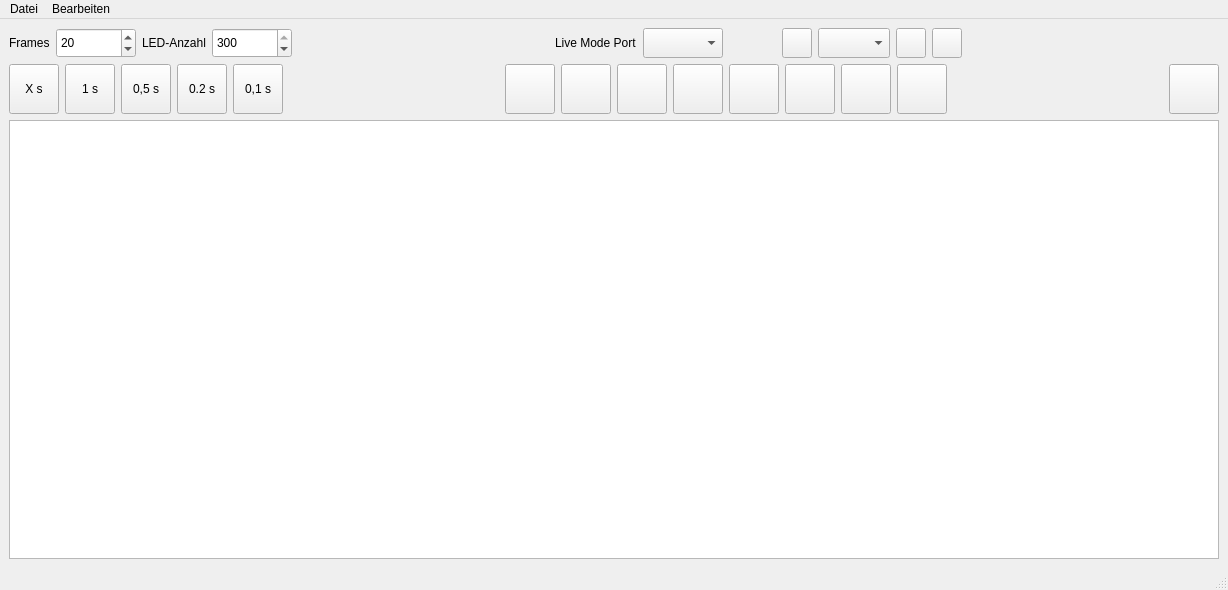
<?xml version="1.0" encoding="UTF-8"?>
<ui version="4.0">
 <class>MainWindow</class>
 <widget class="QMainWindow" name="MainWindow">
  <property name="geometry">
   <rect>
    <x>0</x>
    <y>0</y>
    <width>1228</width>
    <height>590</height>
   </rect>
  </property>
  <property name="windowTitle">
   <string>LED Strip Designer</string>
  </property>
  <widget class="QWidget" name="centralwidget">
   <layout class="QVBoxLayout" name="verticalLayout" stretch="0,0,0">
    <item>
     <layout class="QHBoxLayout" name="horizontalLayout">
      <property name="bottomMargin">
       <number>0</number>
      </property>
      <item>
       <widget class="QLabel" name="labelFrames">
        <property name="text">
         <string>Frames</string>
        </property>
       </widget>
      </item>
      <item>
       <widget class="QSpinBox" name="spinBox">
        <property name="minimumSize">
         <size>
          <width>80</width>
          <height>30</height>
         </size>
        </property>
        <property name="maximumSize">
         <size>
          <width>80</width>
          <height>50</height>
         </size>
        </property>
        <property name="minimum">
         <number>1</number>
        </property>
        <property name="maximum">
         <number>300</number>
        </property>
        <property name="value">
         <number>20</number>
        </property>
       </widget>
      </item>
      <item>
       <widget class="QLabel" name="labelLEDs">
        <property name="text">
         <string>LED-Anzahl</string>
        </property>
       </widget>
      </item>
      <item>
       <widget class="QSpinBox" name="spinBoxLEDCount">
        <property name="minimumSize">
         <size>
          <width>80</width>
          <height>30</height>
         </size>
        </property>
        <property name="maximumSize">
         <size>
          <width>80</width>
          <height>50</height>
         </size>
        </property>
        <property name="minimum">
         <number>2</number>
        </property>
        <property name="maximum">
         <number>300</number>
        </property>
        <property name="value">
         <number>300</number>
        </property>
       </widget>
      </item>
      <item>
       <spacer name="horizontalSpacer_4">
        <property name="orientation">
         <enum>Qt::Horizontal</enum>
        </property>
        <property name="sizeHint" stdset="0">
         <size>
          <width>40</width>
          <height>20</height>
         </size>
        </property>
       </spacer>
      </item>
      <item>
       <widget class="QLabel" name="label">
        <property name="text">
         <string>Live Mode Port</string>
        </property>
       </widget>
      </item>
      <item>
       <widget class="QComboBox" name="comboBoxComPort">
        <property name="minimumSize">
         <size>
          <width>80</width>
          <height>30</height>
         </size>
        </property>
       </widget>
      </item>
      <item>
       <widget class="QLabel" name="label_2">
        <property name="text">
         <string>              </string>
        </property>
       </widget>
      </item>
      <item>
       <widget class="QToolButton" name="toolButton">
        <property name="minimumSize">
         <size>
          <width>30</width>
          <height>30</height>
         </size>
        </property>
        <property name="maximumSize">
         <size>
          <width>30</width>
          <height>30</height>
         </size>
        </property>
        <property name="text">
         <string/>
        </property>
        <property name="icon">
         <iconset resource="res.qrc">
          <normaloff>:/icons/res/last.png</normaloff>:/icons/res/last.png</iconset>
        </property>
       </widget>
      </item>
      <item>
       <widget class="QComboBox" name="comboBoxCurrentFrame">
        <property name="minimumSize">
         <size>
          <width>0</width>
          <height>30</height>
         </size>
        </property>
       </widget>
      </item>
      <item>
       <widget class="QToolButton" name="toolButtonLiveMode">
        <property name="minimumSize">
         <size>
          <width>30</width>
          <height>30</height>
         </size>
        </property>
        <property name="maximumSize">
         <size>
          <width>30</width>
          <height>30</height>
         </size>
        </property>
        <property name="toolTip">
         <string>PLAY</string>
        </property>
        <property name="text">
         <string/>
        </property>
        <property name="icon">
         <iconset resource="res.qrc">
          <normaloff>:/icons/res/play.png</normaloff>:/icons/res/play.png</iconset>
        </property>
       </widget>
      </item>
      <item>
       <widget class="QToolButton" name="toolButtonNextFrame">
        <property name="minimumSize">
         <size>
          <width>30</width>
          <height>30</height>
         </size>
        </property>
        <property name="maximumSize">
         <size>
          <width>30</width>
          <height>30</height>
         </size>
        </property>
        <property name="text">
         <string/>
        </property>
        <property name="icon">
         <iconset resource="res.qrc">
          <normaloff>:/icons/res/next.png</normaloff>:/icons/res/next.png</iconset>
        </property>
       </widget>
      </item>
      <item>
       <spacer name="horizontalSpacer">
        <property name="orientation">
         <enum>Qt::Horizontal</enum>
        </property>
        <property name="sizeHint" stdset="0">
         <size>
          <width>40</width>
          <height>20</height>
         </size>
        </property>
       </spacer>
      </item>
     </layout>
    </item>
    <item>
     <layout class="QHBoxLayout" name="horizontalLayout_2">
      <property name="bottomMargin">
       <number>0</number>
      </property>
      <item>
       <widget class="QToolButton" name="toolButtonTimeX">
        <property name="minimumSize">
         <size>
          <width>50</width>
          <height>50</height>
         </size>
        </property>
        <property name="maximumSize">
         <size>
          <width>50</width>
          <height>50</height>
         </size>
        </property>
        <property name="text">
         <string>X s</string>
        </property>
       </widget>
      </item>
      <item>
       <widget class="QToolButton" name="toolButtonTime1">
        <property name="minimumSize">
         <size>
          <width>50</width>
          <height>50</height>
         </size>
        </property>
        <property name="maximumSize">
         <size>
          <width>50</width>
          <height>50</height>
         </size>
        </property>
        <property name="text">
         <string>1 s</string>
        </property>
       </widget>
      </item>
      <item>
       <widget class="QToolButton" name="toolButtonTime2">
        <property name="minimumSize">
         <size>
          <width>50</width>
          <height>0</height>
         </size>
        </property>
        <property name="maximumSize">
         <size>
          <width>50</width>
          <height>50</height>
         </size>
        </property>
        <property name="text">
         <string>0,5 s</string>
        </property>
       </widget>
      </item>
      <item>
       <widget class="QToolButton" name="toolButtonTime3">
        <property name="minimumSize">
         <size>
          <width>50</width>
          <height>50</height>
         </size>
        </property>
        <property name="maximumSize">
         <size>
          <width>50</width>
          <height>50</height>
         </size>
        </property>
        <property name="text">
         <string>0.2 s</string>
        </property>
       </widget>
      </item>
      <item>
       <widget class="QToolButton" name="toolButtonTime4">
        <property name="minimumSize">
         <size>
          <width>50</width>
          <height>50</height>
         </size>
        </property>
        <property name="maximumSize">
         <size>
          <width>50</width>
          <height>50</height>
         </size>
        </property>
        <property name="text">
         <string>0,1 s</string>
        </property>
       </widget>
      </item>
      <item>
       <spacer name="horizontalSpacer_3">
        <property name="orientation">
         <enum>Qt::Horizontal</enum>
        </property>
        <property name="sizeHint" stdset="0">
         <size>
          <width>40</width>
          <height>20</height>
         </size>
        </property>
       </spacer>
      </item>
      <item>
       <widget class="QToolButton" name="toolButtonColor1">
        <property name="minimumSize">
         <size>
          <width>50</width>
          <height>50</height>
         </size>
        </property>
        <property name="maximumSize">
         <size>
          <width>50</width>
          <height>50</height>
         </size>
        </property>
        <property name="styleSheet">
         <string notr="true"/>
        </property>
        <property name="text">
         <string/>
        </property>
       </widget>
      </item>
      <item>
       <widget class="QToolButton" name="toolButtonColor2">
        <property name="minimumSize">
         <size>
          <width>50</width>
          <height>50</height>
         </size>
        </property>
        <property name="maximumSize">
         <size>
          <width>50</width>
          <height>50</height>
         </size>
        </property>
        <property name="styleSheet">
         <string notr="true"/>
        </property>
        <property name="text">
         <string/>
        </property>
       </widget>
      </item>
      <item>
       <widget class="QToolButton" name="toolButtonColor3">
        <property name="minimumSize">
         <size>
          <width>50</width>
          <height>50</height>
         </size>
        </property>
        <property name="maximumSize">
         <size>
          <width>50</width>
          <height>50</height>
         </size>
        </property>
        <property name="text">
         <string/>
        </property>
       </widget>
      </item>
      <item>
       <widget class="QToolButton" name="toolButtonColor4">
        <property name="minimumSize">
         <size>
          <width>50</width>
          <height>50</height>
         </size>
        </property>
        <property name="maximumSize">
         <size>
          <width>50</width>
          <height>50</height>
         </size>
        </property>
        <property name="text">
         <string/>
        </property>
       </widget>
      </item>
      <item>
       <widget class="QToolButton" name="toolButtonColor5">
        <property name="minimumSize">
         <size>
          <width>50</width>
          <height>50</height>
         </size>
        </property>
        <property name="maximumSize">
         <size>
          <width>50</width>
          <height>50</height>
         </size>
        </property>
        <property name="text">
         <string/>
        </property>
       </widget>
      </item>
      <item>
       <widget class="QToolButton" name="toolButtonColor6">
        <property name="minimumSize">
         <size>
          <width>50</width>
          <height>50</height>
         </size>
        </property>
        <property name="maximumSize">
         <size>
          <width>50</width>
          <height>50</height>
         </size>
        </property>
        <property name="text">
         <string/>
        </property>
       </widget>
      </item>
      <item>
       <widget class="QToolButton" name="toolButtonColor7">
        <property name="minimumSize">
         <size>
          <width>50</width>
          <height>50</height>
         </size>
        </property>
        <property name="maximumSize">
         <size>
          <width>50</width>
          <height>50</height>
         </size>
        </property>
        <property name="text">
         <string/>
        </property>
       </widget>
      </item>
      <item>
       <widget class="QToolButton" name="toolButtonColor8">
        <property name="minimumSize">
         <size>
          <width>50</width>
          <height>50</height>
         </size>
        </property>
        <property name="maximumSize">
         <size>
          <width>50</width>
          <height>50</height>
         </size>
        </property>
        <property name="text">
         <string/>
        </property>
       </widget>
      </item>
      <item>
       <spacer name="horizontalSpacer_2">
        <property name="orientation">
         <enum>Qt::Horizontal</enum>
        </property>
        <property name="sizeHint" stdset="0">
         <size>
          <width>40</width>
          <height>20</height>
         </size>
        </property>
       </spacer>
      </item>
      <item>
       <widget class="QToolButton" name="toolButtonSerialLog">
        <property name="minimumSize">
         <size>
          <width>50</width>
          <height>50</height>
         </size>
        </property>
        <property name="maximumSize">
         <size>
          <width>50</width>
          <height>50</height>
         </size>
        </property>
        <property name="toolTip">
         <string>UART Log</string>
        </property>
        <property name="text">
         <string/>
        </property>
        <property name="icon">
         <iconset resource="res.qrc">
          <normaloff>:/icons/res/log.png</normaloff>:/icons/res/log.png</iconset>
        </property>
        <property name="iconSize">
         <size>
          <width>32</width>
          <height>32</height>
         </size>
        </property>
       </widget>
      </item>
     </layout>
    </item>
    <item>
     <widget class="QGraphicsView" name="graphicsView">
      <property name="dragMode">
       <enum>QGraphicsView::RubberBandDrag</enum>
      </property>
      <property name="rubberBandSelectionMode">
       <enum>Qt::IntersectsItemBoundingRect</enum>
      </property>
     </widget>
    </item>
   </layout>
  </widget>
  <widget class="QMenuBar" name="menubar">
   <property name="geometry">
    <rect>
     <x>0</x>
     <y>0</y>
     <width>1228</width>
     <height>21</height>
    </rect>
   </property>
   <widget class="QMenu" name="menuDatei">
    <property name="title">
     <string>Datei</string>
    </property>
    <addaction name="actionNeu"/>
    <addaction name="action_ffnen"/>
    <addaction name="actionSave"/>
    <addaction name="separator"/>
    <addaction name="actionExport"/>
    <addaction name="separator"/>
    <addaction name="actionBeenden"/>
   </widget>
   <widget class="QMenu" name="menuBearbeiten">
    <property name="title">
     <string>Bearbeiten</string>
    </property>
    <addaction name="actionFarben"/>
   </widget>
   <addaction name="menuDatei"/>
   <addaction name="menuBearbeiten"/>
  </widget>
  <widget class="QStatusBar" name="statusbar"/>
  <action name="actionExport">
   <property name="text">
    <string>Export</string>
   </property>
  </action>
  <action name="actionSave">
   <property name="text">
    <string>Speichen</string>
   </property>
  </action>
  <action name="action_ffnen">
   <property name="text">
    <string>Öffnen</string>
   </property>
  </action>
  <action name="actionBeenden">
   <property name="text">
    <string>Beenden</string>
   </property>
  </action>
  <action name="actionNeu">
   <property name="text">
    <string>Neu</string>
   </property>
  </action>
  <action name="actionFarben">
   <property name="text">
    <string>Farben</string>
   </property>
  </action>
 </widget>
 <resources>
  <include location="res.qrc"/>
 </resources>
 <connections/>
</ui>
